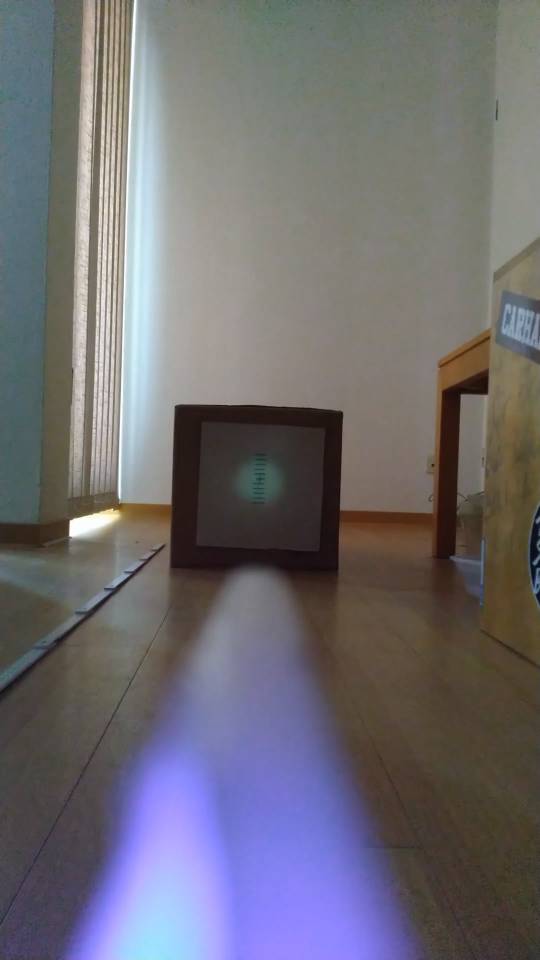
//> input picture Resources/150.jpg, 1080 x 1920 px, given in place of the camera (shown at 1/2 size)
$ ./Ch2   (built with g++ and OpenCV 4)
//> lines starting //> are read from the running program, lines starting //| are printed output that depends on the picture; after the words box and inside, x2 and y2 are one past the last pixel; in counts of white or black regions, pixels touching at a corner belong together
#include <opencv2/imgcodecs.hpp>
#include <opencv2/highgui.hpp>
#include <opencv2/imgproc.hpp>
#include <iostream>

using namespace std;
using namespace cv;

Mat img, imgGray, imgBlur, imgCanny, imgDil;


vector<vector<Point>> contours, conPoly;
vector<Vec4i> hierarchy;
vector<Rect> boundRect;

int corners;
float aspRatio;


void getContours(Mat imgDil, Mat img) {

	findContours(imgDil, contours, hierarchy, RETR_EXTERNAL, CHAIN_APPROX_NONE);

	conPoly.resize(contours.size());

	string *objectType = new string[(int)contours.size()];
	boundRect.resize(contours.size());

	for (int i = 0; i < contours.size(); i++)
	{
		if (contourArea(contours[i]) > 6000 && contourArea(contours[i]) < 20000)
		{
			approxPolyDP(
				contours[i],
				conPoly[i],
				0.02*arcLength(contours[i], true),
				true
			);

			boundRect[i] = boundingRect(contours[i]);

			if (conPoly[i].size() <= 8)
			{
				corners = (int)conPoly[i].size();

				if (corners == 3)
					objectType[i] = "Triangle";
				else if (corners == 4) {

					aspRatio = (float)boundRect[i].width / (float)boundRect[i].height;

					if (aspRatio > 0.95 && aspRatio < 1.05)
						objectType[i] = "Square";
					else
						objectType[i] = "Rect";
				}
				else
					objectType[i] = "Circle";

				drawContours(img, contours, i, Scalar(255, 0, 200), 2);
				putText(
					img,
					objectType[i],
					{boundRect[i].x, boundRect[i].y - 10},
					FONT_HERSHEY_DUPLEX, 0.75,
					Scalar(0, 255, 0));
			}

		}
	}

	delete[] objectType;
}


void main() {

	VideoCapture cap(0);

	Mat kernel = getStructuringElement(MORPH_RECT, Size(3,3));

	while (true) {
		cap.read(img);
//> img is the input picture: 1920 rows x 1080 cols, CV_8UC3; mean B, G, R 113.9, 108.2, 110.7

		cvtColor(img, imgGray, COLOR_BGR2GRAY);
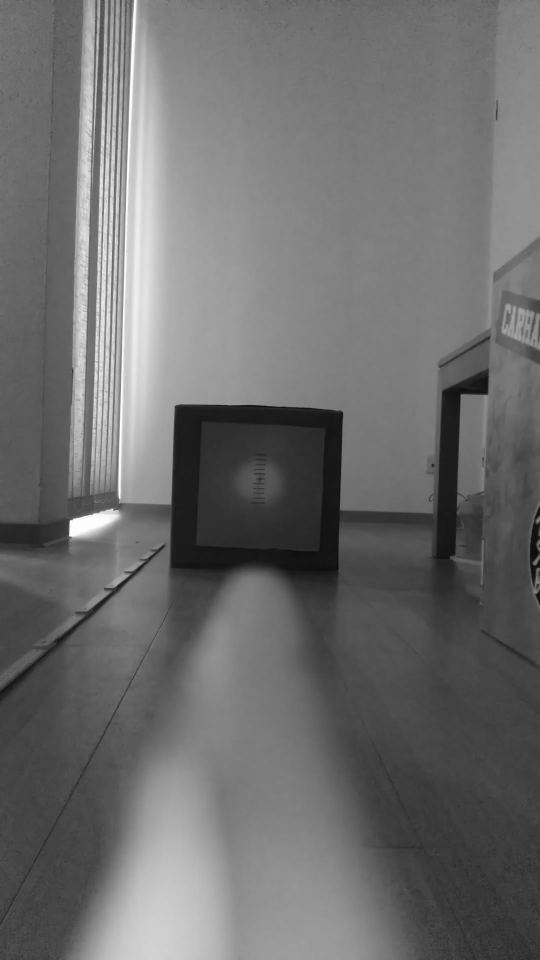
//> imgGray: 1920 rows x 1080 cols, CV_8UC1 (shown at 1/2 size); min 10, max 255, mean 109.6
		GaussianBlur(imgGray, imgBlur, Size(9,9), 5, 0);
		Canny(imgBlur, imgCanny, 0, 75);
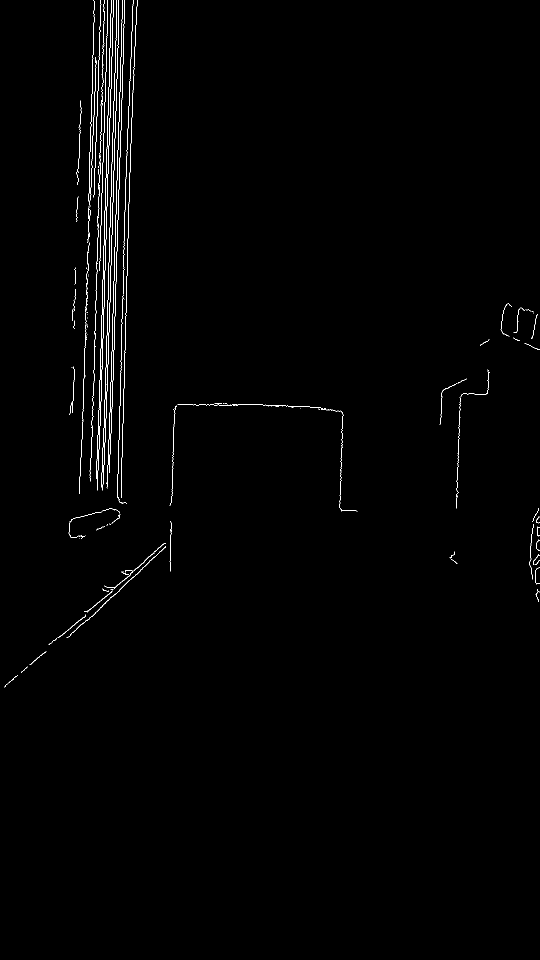
//> imgCanny: 1920 rows x 1080 cols, CV_8UC1 (shown at 1/2 size); 0.72% white in thin lines or dots, all inside (x1, y1, x2, y2) = (8, 0, 1080, 1375)
		dilate(imgCanny, imgDil, kernel);
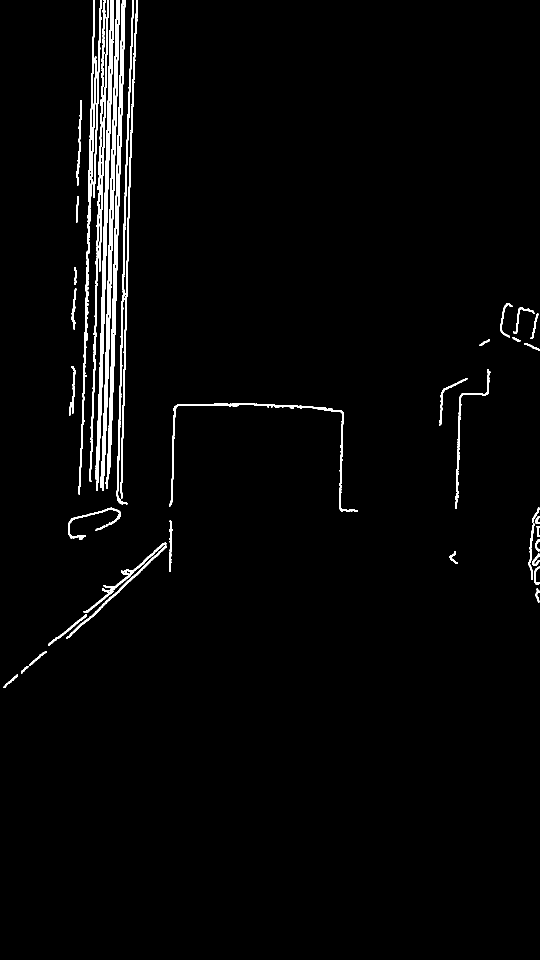
//> imgDil: 1920 rows x 1080 cols, CV_8UC1 (shown at 1/2 size); 2.3% white; 41 white regions

		getContours(imgDil, img);
//> in getContours, `findContours(imgDil, contours, hierarchy, RETR_EXTERNAL, CHAIN_APPROX_..`: contours = 41 contours; largest, box (x1, y1, x2, y2) and area: (211, 0, 251, 978) 5973, (201, 0, 239, 982) 5960, (191, 0, 228, 982) 4986, (157, 0, 194, 989) 3189, (178, 0, 211, 964) 2490
//> in getContours, `conPoly.resize(contours.size());`: conPoly = 41 empty contours
//> in getContours, `boundRect.resize(contours.size());`: boundRect = 41 Rects (x, y, width, height), first 8: [0, 0, 0, 0], [0, 0, 0, 0], [0, 0, 0, 0], [0, 0, 0, 0], [0, 0, 0, 0], [0, 0, 0, 0], [0, 0, 0, 0], [0, 0, 0, 0]
//> the loop in getContours, `for (int i = 0; i < contours.size(); i++)` made 41 passes

		imshow("image", img);

		waitKey(1);
	}

}

$ run again, on Resources/50.jpg
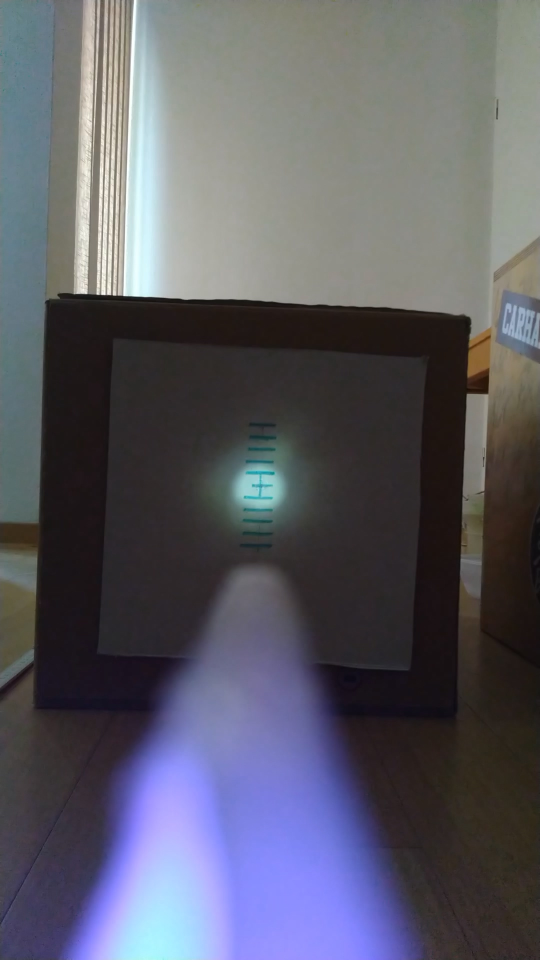
//> input picture Resources/50.jpg, 1080 x 1920 px, given in place of the camera (shown at 1/2 size)
//> img is the input picture: 1920 rows x 1080 cols, CV_8UC3; mean B, G, R 101.5, 91.5, 91.7
//> `Canny(imgBlur, imgCanny, 0, 75);`:
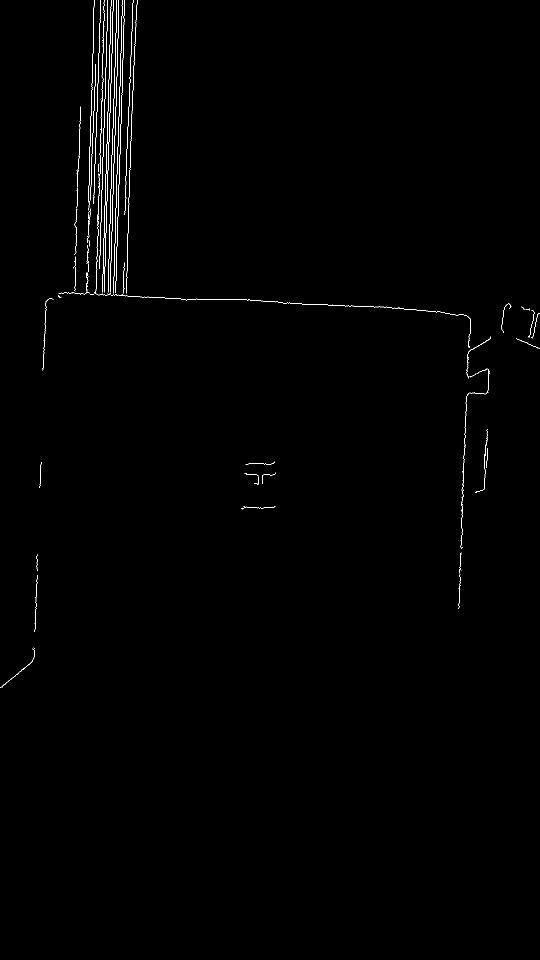
//> imgCanny: 1920 rows x 1080 cols, CV_8UC1 (shown at 1/2 size); 0.5% white in thin lines or dots, all inside (x1, y1, x2, y2) = (0, 0, 1080, 1375)
//> imgDil: 1920 rows x 1080 cols, CV_8UC1; 1.6% white; 21 white regions
//> contours = 21 contours; largest, box (x1, y1, x2, y2) and area: (115, 0, 943, 697) 15864, (920, 672, 983, 1099) 1618, (251, 0, 276, 588) 1309, (248, 0, 268, 431) 939, (185, 0, 203, 409) 876
//> conPoly = 21 empty contours
//> boundRect = 21 Rects (x, y, width, height), first 8: [0, 0, 0, 0], [0, 0, 0, 0], [0, 0, 0, 0], [0, 0, 0, 0], [0, 0, 0, 0], [0, 0, 0, 0], [0, 0, 0, 0], [0, 0, 0, 0]
//> the loop in getContours, `for (int i = 0; i < contours.size(); i++)` made 21 passes
//> corners on pass 21: 6
//> after the loop in getContours, `for (int i = 0; i < contours.size(); i++)`:
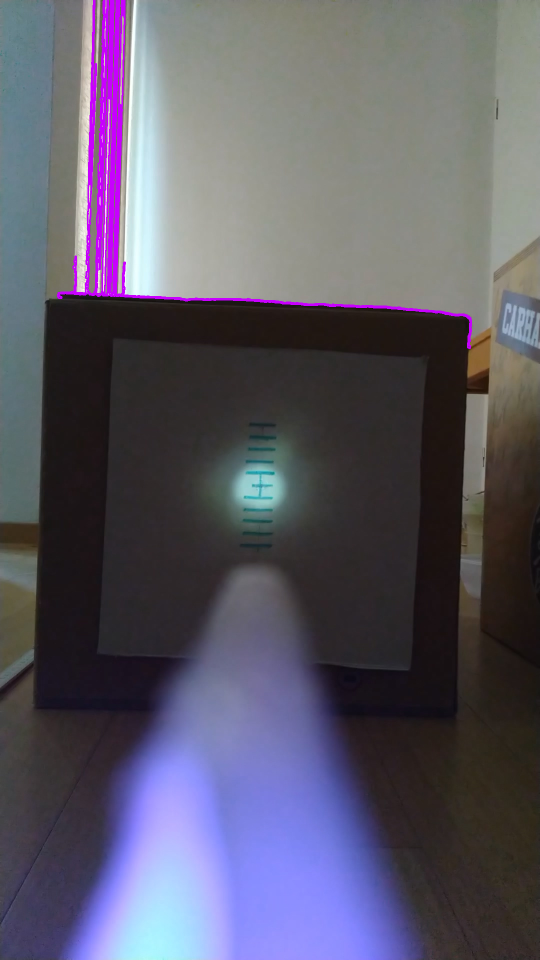
//> img: 1920 rows x 1080 cols, CV_8UC3 (shown at 1/2 size); 1.52% of pixels changed, all inside (x1, y1, x2, y2) = (114, 0, 944, 698)

$ run again, on Resources/Test.jpg
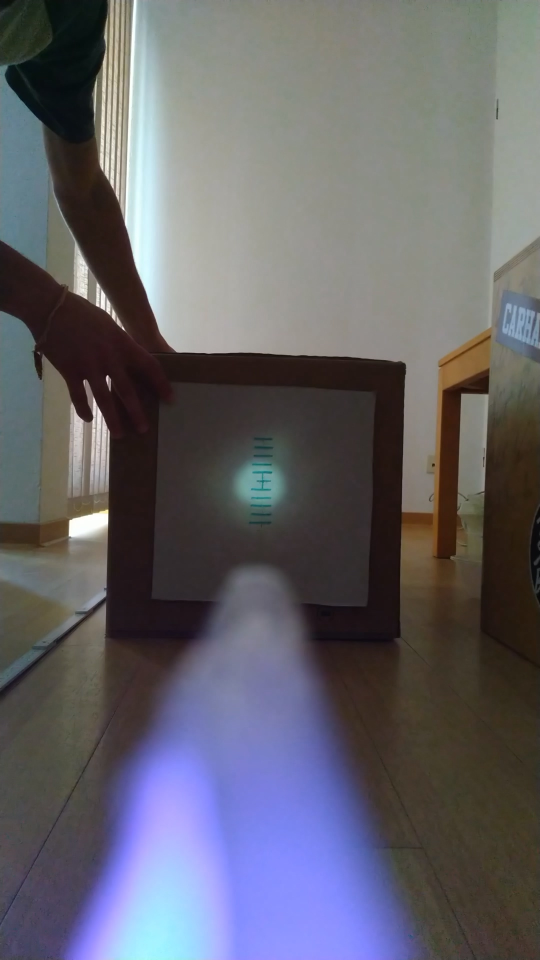
//> input picture Resources/Test.jpg, 1080 x 1920 px, given in place of the camera (shown at 1/2 size)
//> img is the input picture: 1920 rows x 1080 cols, CV_8UC3; mean B, G, R 105.2, 98.4, 99.6
//> `Canny(imgBlur, imgCanny, 0, 75);`:
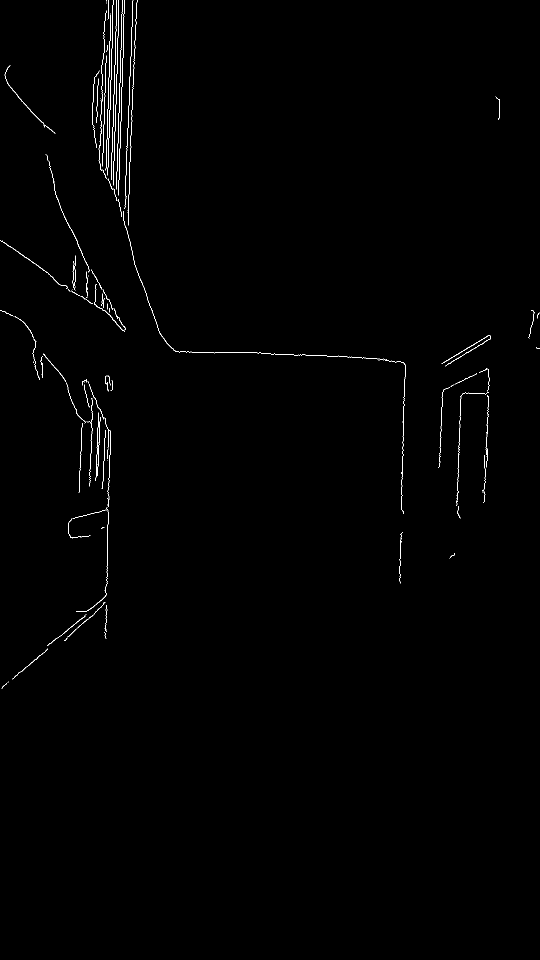
//> imgCanny: 1920 rows x 1080 cols, CV_8UC1 (shown at 1/2 size); 0.51% white in thin lines or dots, all inside (x1, y1, x2, y2) = (0, 0, 1080, 1378)
//> `dilate(imgCanny, imgDil, kernel);`:
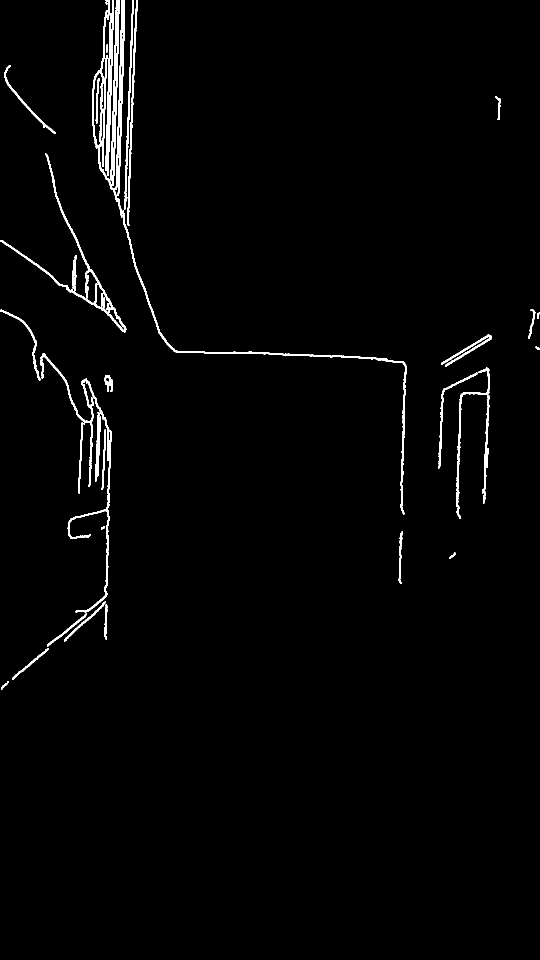
//> imgDil: 1920 rows x 1080 cols, CV_8UC1 (shown at 1/2 size); 1.7% white; 38 white regions
//> contours = 38 contours, 1 with area under 20; largest, box (x1, y1, x2, y2) and area: (0, 307, 253, 665) 4568, (80, 706, 223, 1225) 3628, (245, 421, 813, 1029) 2682, (912, 735, 980, 1038) 1742, (231, 0, 250, 392) 1615
//> conPoly = 38 empty contours
//> boundRect = 38 Rects (x, y, width, height), first 8: [0, 0, 0, 0], [0, 0, 0, 0], [0, 0, 0, 0], [0, 0, 0, 0], [0, 0, 0, 0], [0, 0, 0, 0], [0, 0, 0, 0], [0, 0, 0, 0]
//> the loop in getContours, `for (int i = 0; i < contours.size(); i++)` made 38 passes

$ run again, on Resources/Cards.png
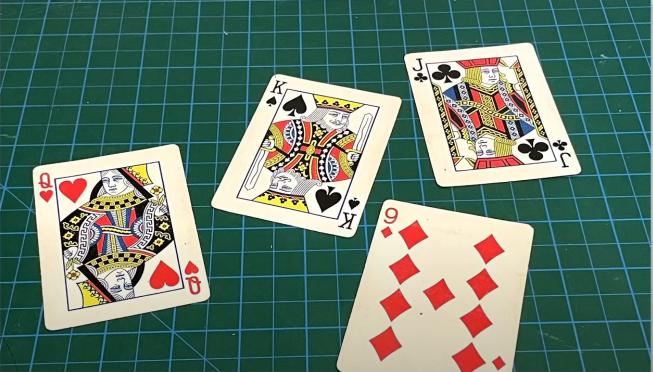
//> input picture Resources/Cards.png, 1305 x 744 px, given in place of the camera (shown at 1/2 size)
//> img is the input picture: 744 rows x 1305 cols, CV_8UC3; mean B, G, R 108.1, 122.7, 98.8
//> `Canny(imgBlur, imgCanny, 0, 75);`:
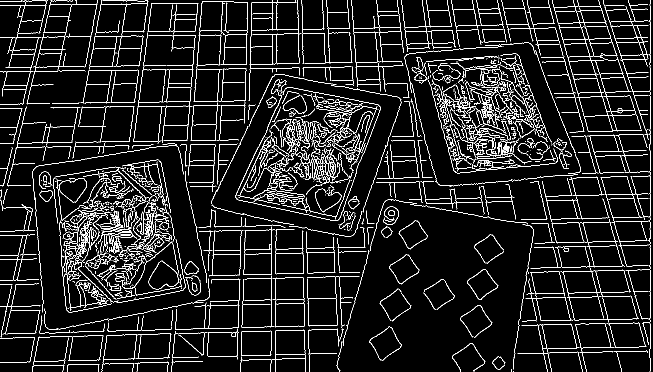
//> imgCanny: 744 rows x 1305 cols, CV_8UC1 (shown at 1/2 size); 7.8% white in thin lines or dots
//> imgDil: 744 rows x 1305 cols, CV_8UC1; 25.1% white; 61 white regions (3 under 20 px)
//> contours = 52 contours, 2 with area under 20; largest, box (x1, y1, x2, y2) and area: (1002, 0, 1303, 744) 124298, (421, 0, 820, 474) 92645, (808, 84, 1163, 375) 75644, (77, 318, 403, 626) 64919, (64, 1, 497, 626) 54998
//> conPoly = 52 empty contours
//> boundRect = 52 Rects (x, y, width, height), first 8: [0, 0, 0, 0], [0, 0, 0, 0], [0, 0, 0, 0], [0, 0, 0, 0], [0, 0, 0, 0], [0, 0, 0, 0], [0, 0, 0, 0], [0, 0, 0, 0]
//> the loop in getContours, `for (int i = 0; i < contours.size(); i++)` made 52 passes
//> corners on passes 6 to 7: 8, 8
//> after the loop in getContours, `for (int i = 0; i < contours.size(); i++)`:
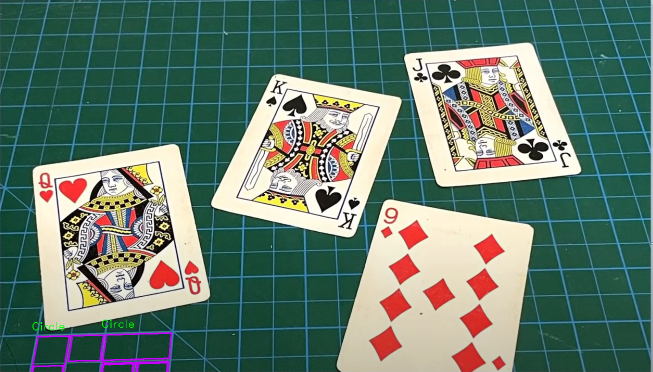
//> img: 744 rows x 1305 cols, CV_8UC3 (shown at 1/2 size); 0.44% of pixels changed, all inside (x1, y1, x2, y2) = (62, 639, 345, 744)
